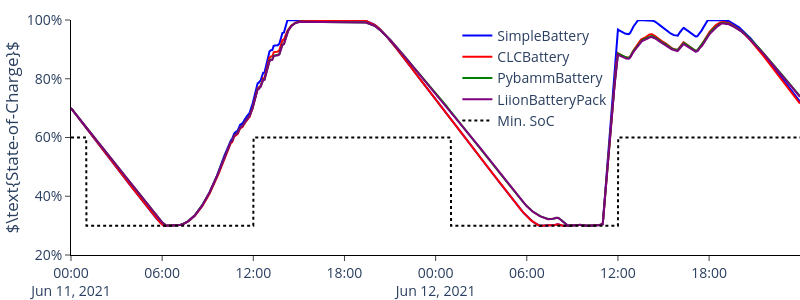

The code cell stored with this chart in its notebook:
### Code cell
batteries = ["SimpleBattery", "CLCBattery", "PybammBattery", "LiionBatteryPack"]
colors = ["Blue", "Red", "Green", "Purple"]
fig = go.Figure()
for battery, color in zip(batteries, colors):
    df = pd.read_csv(f"results/{battery}.csv", index_col=0)
    fig.add_trace(
        go.Scatter(x=df.index, y=df["storage.soc"]*100, line_color=color, name=f"{battery}")
    )
fig.add_trace(
    go.Scatter(x=df.index, y=df["policy.min_soc"]*100, line_dash="dot", line_color="black", name="Min. SoC")
)
fig.update_yaxes(range=[20, 100], ticksuffix="%")

fig.update_layout(
    width=800,
    height=300,
    margin={"r": 0, "l": 0, "t": 20, "b": 0},
    paper_bgcolor="rgba(0,0,0,0)", plot_bgcolor="rgba(0,0,0,0)",
    legend={"x": 0.53, "y": 1, "yanchor": "top", "bgcolor": "rgba(0,0,0,0)"},
    font_size=14,
)
fig.update_xaxes(showline=True, linewidth=1, linecolor="black", ticks="outside")
fig.update_yaxes(showline=True, linewidth=1, linecolor="black", ticks="outside", title_text="$\\text{State-of-Charge}$")
fig.write_image("../thesis/Images/scenario_soc.pdf", "pdf")
fig.show()

### Figure 1 — Plotly figure (JSON) as saved in the notebook; plotly's stock layout.template omitted (floating-point values rounded to 4 significant figures; data arrays with more than 128 entries replaced by an {"elided": "..."} marker saying what was removed)
{"data": [{"line": {"color": "Blue"}, "name": "SimpleBattery", "type": "scatter", "x": {"elided": "2880 str values"}, "y": {"elided": "2880 float values"}}, {"line": {"color": "Red"}, "name": "CLCBattery", "type": "scatter", "x": {"elided": "2880 str values"}, "y": {"elided": "2880 float values"}}, {"line": {"color": "Green"}, "name": "PybammBattery", "type": "scatter", "x": {"elided": "2880 str values"}, "y": {"elided": "2880 float values"}}, {"line": {"color": "Purple"}, "name": "LiionBatteryPack", "type": "scatter", "x": {"elided": "2880 str values"}, "y": {"elided": "2880 float values"}}, {"line": {"color": "black", "dash": "dot"}, "name": "Min. SoC", "type": "scatter", "x": {"elided": "2880 str values"}, "y": {"elided": "2880 int values"}}], "layout": {"font": {"size": 14}, "height": 300, "legend": {"bgcolor": "rgba(0,0,0,0)", "x": 0.53, "y": 1, "yanchor": "top"}, "margin": {"b": 0, "l": 0, "r": 0, "t": 20}, "paper_bgcolor": "rgba(0,0,0,0)", "plot_bgcolor": "rgba(0,0,0,0)", "width": 800, "xaxis": {"linecolor": "black", "linewidth": 1, "showline": true, "ticks": "outside"}, "yaxis": {"linecolor": "black", "linewidth": 1, "range": [20, 100], "showline": true, "ticks": "outside", "ticksuffix": "%", "title": {"text": "$\\text{State-of-Charge}$"}}}}
